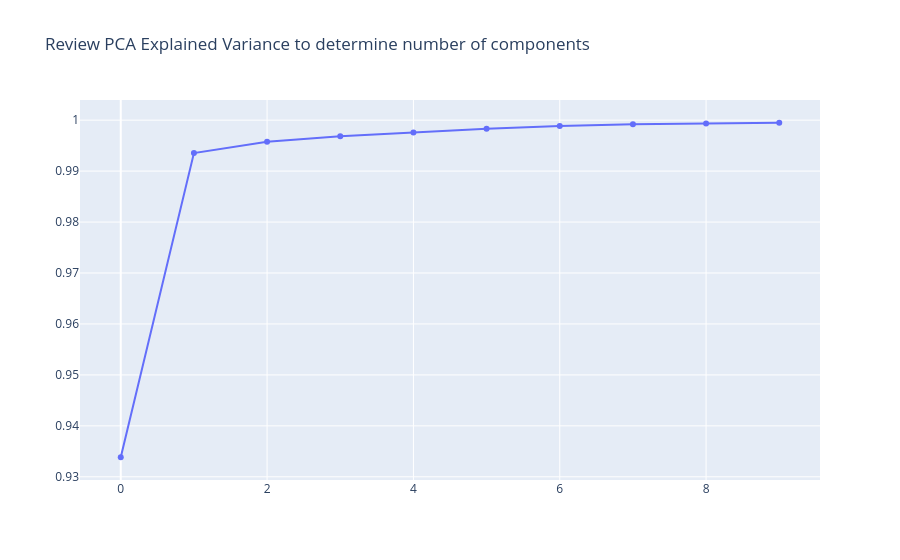

The notebook cell saved with this chart:
### Markdown cell above
There is too much na. Need to strategize around na. May make more sense to convert the V into categorical, and then do embedding.

### Code cell
X = trxV.fillna(0)
pca = PCA(n_components=10).fit(X)
#Plotting the Cumulative Summation of the Explained Variance
expvar=np.cumsum(pca.explained_variance_ratio_)
data = [go.Scatter(y=expvar)]
layout = {'title': 'Review PCA Explained Variance to determine number of components'}
iplot({'data':data,'layout':layout})

### Figure 1 — Plotly figure (JSON) as saved in the notebook; plotly's stock layout.template omitted (floating-point values rounded to 4 significant figures)
{"data": [{"type": "scatter", "y": [0.9338, 0.9935, 0.9958, 0.9968, 0.9976, 0.9983, 0.9988, 0.9992, 0.9994, 0.9995]}], "layout": {"title": {"text": "Review PCA Explained Variance to determine number of components"}}}
